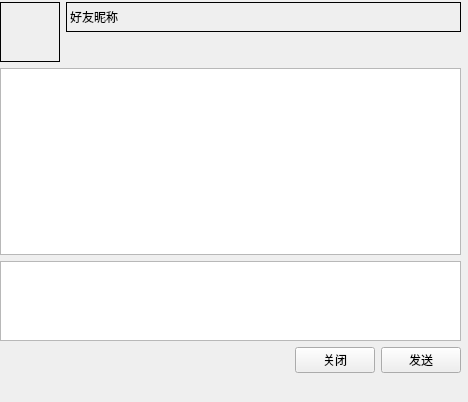
<?xml version="1.0" encoding="UTF-8"?>
<ui version="4.0">
 <class>chatBox_DockWidget</class>
 <widget class="QDockWidget" name="chatBox_DockWidget">
  <property name="geometry">
   <rect>
    <x>0</x>
    <y>0</y>
    <width>468</width>
    <height>402</height>
   </rect>
  </property>
  <property name="windowTitle">
   <string>QQ_chatBox</string>
  </property>
  <widget class="QWidget" name="dockWidgetContents">
   <widget class="QWidget" name="">
    <property name="geometry">
     <rect>
      <x>0</x>
      <y>2</y>
      <width>461</width>
      <height>371</height>
     </rect>
    </property>
    <layout class="QVBoxLayout" name="verticalLayout_2">
     <item>
      <layout class="QHBoxLayout" name="horizontalLayout_2">
       <item>
        <widget class="QLabel" name="label_avatar">
         <property name="minimumSize">
          <size>
           <width>60</width>
           <height>60</height>
          </size>
         </property>
         <property name="maximumSize">
          <size>
           <width>60</width>
           <height>60</height>
          </size>
         </property>
         <property name="focusPolicy">
          <enum>Qt::NoFocus</enum>
         </property>
         <property name="frameShape">
          <enum>QFrame::Box</enum>
         </property>
         <property name="text">
          <string/>
         </property>
        </widget>
       </item>
       <item>
        <layout class="QVBoxLayout" name="verticalLayout">
         <item>
          <widget class="QLabel" name="label_mainname">
           <property name="minimumSize">
            <size>
             <width>0</width>
             <height>30</height>
            </size>
           </property>
           <property name="frameShape">
            <enum>QFrame::Box</enum>
           </property>
           <property name="text">
            <string>好友昵称</string>
           </property>
          </widget>
         </item>
         <item>
          <spacer name="verticalSpacer">
           <property name="orientation">
            <enum>Qt::Vertical</enum>
           </property>
           <property name="sizeHint" stdset="0">
            <size>
             <width>20</width>
             <height>18</height>
            </size>
           </property>
          </spacer>
         </item>
        </layout>
       </item>
      </layout>
     </item>
     <item>
      <widget class="QTextBrowser" name="textBrowser_msgList"/>
     </item>
     <item>
      <widget class="QPlainTextEdit" name="plainTextEdit_editor">
       <property name="minimumSize">
        <size>
         <width>0</width>
         <height>80</height>
        </size>
       </property>
       <property name="maximumSize">
        <size>
         <width>16777215</width>
         <height>80</height>
        </size>
       </property>
      </widget>
     </item>
     <item>
      <layout class="QHBoxLayout" name="horizontalLayout">
       <item>
        <spacer name="horizontalSpacer">
         <property name="orientation">
          <enum>Qt::Horizontal</enum>
         </property>
         <property name="sizeHint" stdset="0">
          <size>
           <width>208</width>
           <height>20</height>
          </size>
         </property>
        </spacer>
       </item>
       <item>
        <widget class="QPushButton" name="pushButton_close">
         <property name="text">
          <string>关闭</string>
         </property>
        </widget>
       </item>
       <item>
        <widget class="QPushButton" name="pushButton_sendMsg">
         <property name="text">
          <string>发送</string>
         </property>
        </widget>
       </item>
      </layout>
     </item>
    </layout>
   </widget>
  </widget>
 </widget>
 <resources/>
 <connections/>
</ui>
